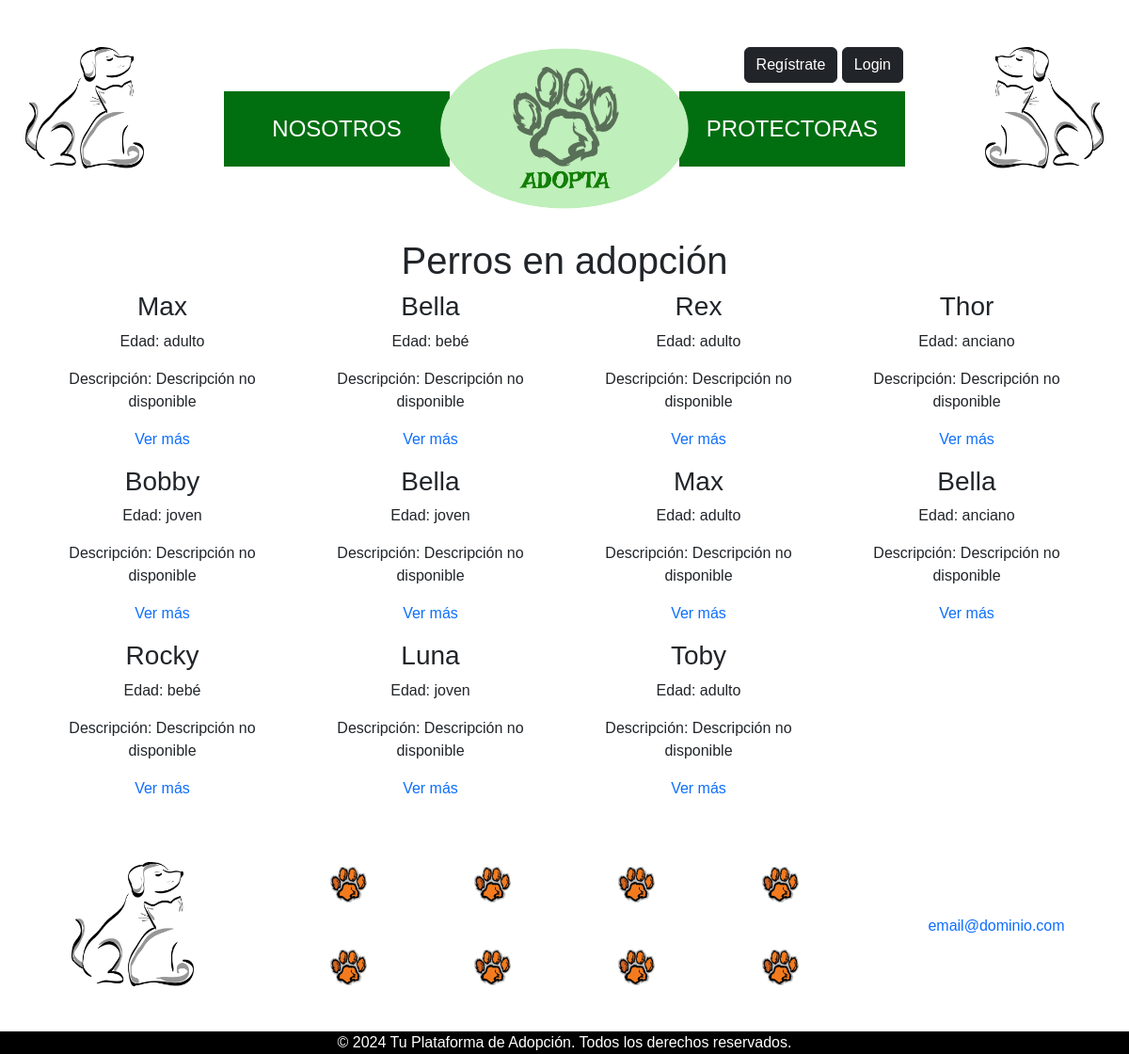
The page /public_html/router.php?action=buscarPorEspecie&especie=Perros on the database its author committed.
### tables this page shows
CREATE TABLE IF NOT EXISTS `animales` (
  `id_animal` int NOT NULL AUTO_INCREMENT,
  `id_protectora` int DEFAULT NULL,
  `id_especie` int DEFAULT NULL,
  `nombre_animal` varchar(100) NOT NULL,
  `descripcion` longtext,
  `raza` varchar(100) DEFAULT NULL,
  `tamano` enum('enano','pequeño','mediano','grande','gigante') DEFAULT NULL,
  `sexo` enum('Macho','Hembra') DEFAULT NULL,
  `edad` enum('bebé','joven','adulto','anciano') DEFAULT NULL,
  `estado_salud` enum('Bueno','Enfermedad crónica','Malo','Otros (consultar)') DEFAULT NULL,
  `foto_principal` longblob NOT NULL,
  `fotos_adicionales` longblob,
  `adoptado` tinyint(1) DEFAULT '0',
  `urgente` tinyint(1) DEFAULT '0',
  `en_acogida` tinyint(1) DEFAULT '0',
  `esterilizado` enum('Sí','Con compromiso de esterilización') DEFAULT NULL,
  `fallecido` tinyint(1) DEFAULT '0',
  PRIMARY KEY (`id_animal`),
  KEY `id_protectora` (`id_protectora`),
  KEY `id_especie` (`id_especie`)
);

### public_html/index.php (called while the page is built, shortened)
<?php
    include PROJECT_ROOT . '/templates/main.php';
?>

### src/controllers/AnimalController.php (called while the page is built, shortened)
<?php
    require_once PROJECT_ROOT . '/src/models/Animal.php';
    class AnimalController {
        public $animalmodel;
        public function __construct($conn) {
            $this->conn = $conn;
            $this->animalmodel = new Animal($this->conn);
        }
        public function buscarPorEspecie($especie) {
            return $this->animalmodel->getAnimalesPorFiltro('especie', $especie);
        }
    }
?>

### src/models/Animal.php (called while the page is built, shortened)
<?php
    class Animal {
        private $conn;
        public function __construct($db) {
            $this->conn = $db;
        }
        public function getAnimalesPorFiltro($filtro, $valor) {
            if ($filtro = "especie"){
                $query = "SELECT a.*, e.nombre_especie FROM animales a
                JOIN especies e ON a.id_especie = e.id_especie
                WHERE e.nombre_especie = :valor";
                $stmt = $this->conn->prepare($query);
                $stmt->bindParam(':valor', $valor);
                $stmt->execute();
                return $stmt->fetchAll(PDO::FETCH_ASSOC);
            }
        }
    }
?>

### src/views/resultadosEspeciesView.php (the view, shortened to what this page needs)
<h1><?php echo htmlspecialchars($especie); ?> en adopción</h1>
<div id="animales-list" class="container">
    <div id="animales-container" class="row">
        <?php if (empty($animales)): ?>
            <p>No se encontraron animales para esta especie.</p>
        <?php else: ?>
            <?php foreach ($animales as $animal): ?>
                <div class="col-md-3 mb-3">
                    <div class="animal">
                        <h3><?php echo htmlspecialchars($animal['nombre_animal']); ?></h3>
                        <p>Edad: <?php echo htmlspecialchars($animal['edad']); ?></p>
                        <p>Descripción: <?php echo nl2br(htmlspecialchars($animal['descripcion'] ?? 'Descripción no disponible')); ?></p>
                        <a href="casoIndividual.php?id=<?php echo $animal['id_animal']; ?>">Ver más</a>
                    </div>
                </div>
            <?php endforeach; ?>
        <?php endif; ?>
    </div>
</div>

### public_html/assets/css/customStyle.css (style rules this page uses)
* { font-family: Arial, Helvetica, sans-serif; }
html, body { height: 100%; }
body { margin: 50px 0 0 0; display: flex; flex-direction: column; }
a { text-decoration: none !important; }

### rows shown on the page
animales: nombre_animal "Max", edad "adulto", descripcion "Descripción no disponible"
animales: nombre_animal "Bella", edad "bebé", descripcion "Descripción no disponible"
animales: nombre_animal "Rex", edad "adulto", descripcion "Descripción no disponible"
animales: nombre_animal "Thor", edad "anciano", descripcion "Descripción no disponible"
animales: nombre_animal "Bobby", edad "joven", descripcion "Descripción no disponible"
animales: nombre_animal "Bella", edad "joven", descripcion "Descripción no disponible"
animales: nombre_animal "Max", edad "adulto", descripcion "Descripción no disponible"
animales: nombre_animal "Bella", edad "anciano", descripcion "Descripción no disponible"
animales: nombre_animal "Rocky", edad "bebé", descripcion "Descripción no disponible"
animales: nombre_animal "Luna", edad "joven", descripcion "Descripción no disponible"
animales: nombre_animal "Toby", edad "adulto", descripcion "Descripción no disponible"

### other values the page prints
$especie "Perros"
